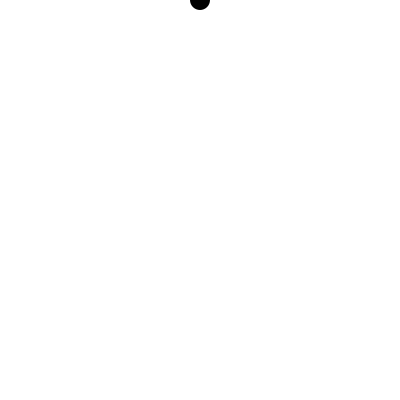
Frame 1 (no input)
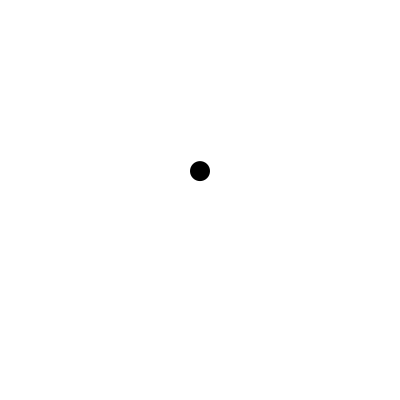
Frame 60 (the mouse pressed at the canvas centre just before this capture)
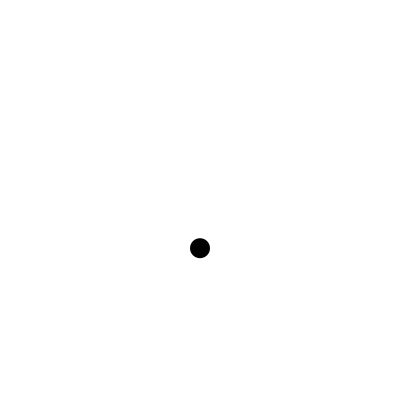
Frame 120 (the mouse held since frame 60 and released just before this capture)

The Processing sketch that drew these frames (run headless with seeded random() and noise(); from frame 60 on, the mouse is pressed at the canvas centre):

// Processing sketch: GravityExample
// ── GravityExample.pde
//gravity example

//declare and initialize variables
float y=0;
float diameter=20;

float speed=0;
float gravity=.1;

void setup() {
size (400, 400);
}

void draw (){
  background(255);
  
  fill(0);
  noStroke();
  ellipse(width/2, y, diameter, diameter);
  
  y+=speed;
  speed+=gravity;
  //add diameter/2 to make the edge of the circle touch the edge
  if (y+diameter/2>height) {
   speed=speed *-.7; //lower the value to make the bounce smaller
  }
  
  
}
